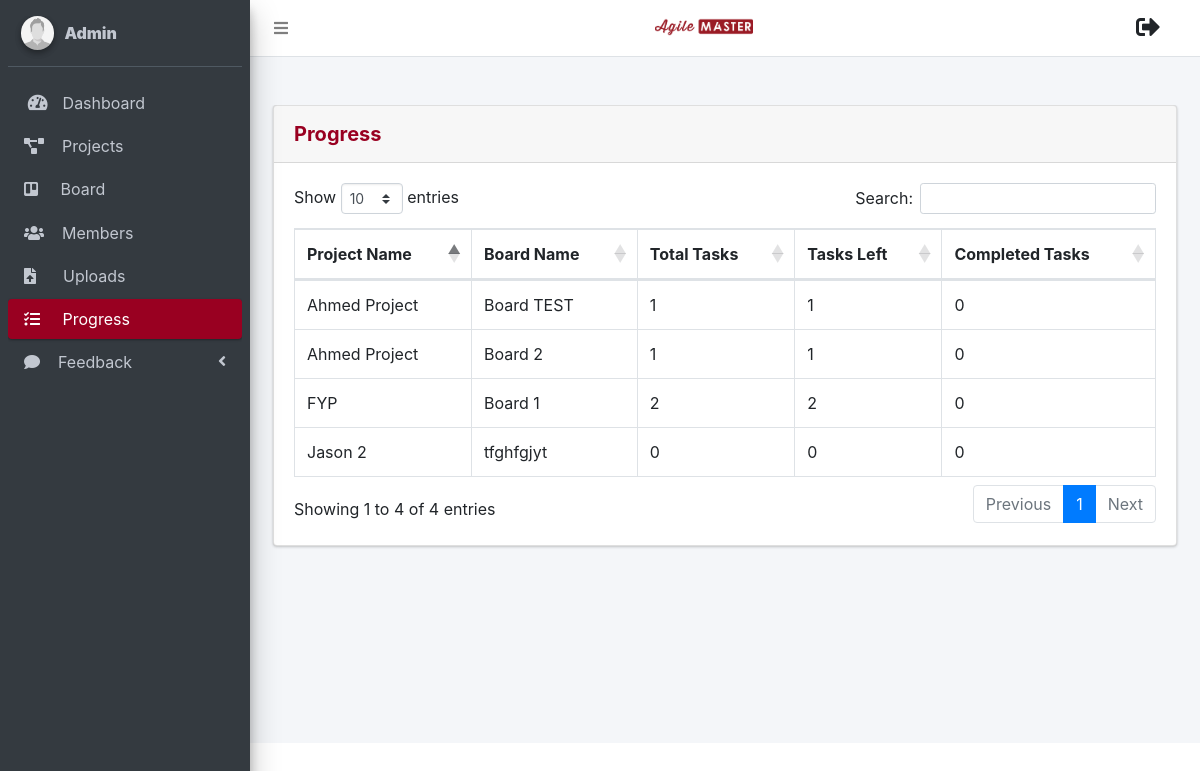
The app's page /admin/progress.php with its own data.
### tables this page shows
CREATE TABLE `board` (
  `board_id` int(11) NOT NULL,
  `project_id` int(11) NOT NULL,
  `board_name` varchar(255) NOT NULL,
  `date_time` datetime NOT NULL DEFAULT current_timestamp()
);

CREATE TABLE `project` (
  `project_id` int(11) NOT NULL,
  `project_name` varchar(255) NOT NULL,
  `project_description` text NOT NULL,
  `status` varchar(255) NOT NULL DEFAULT 'Active'
);

### helpers/module.php (called while the page is built, shortened)
<?php
function get_admin()
{
	global $conn;
	$result = mysqli_query($conn, "SELECT * FROM `admin`");
	return $result;
}
function getAllBoardsAdmin()
{
	global $conn;
	$result = mysqli_query($conn, "SELECT * FROM `board` NATURAL JOIN `project`");
	return $result;
}
function getTaskByBoard($board_id)
{
	global $conn;
	$result = mysqli_query($conn, "SELECT * FROM `task` NATURAL JOIN `board` WHERE `board_id` = '$board_id'");
	return $result;
}
function getNotDoneTask($board_id)
{
	global $conn;
	$result = mysqli_query($conn, "SELECT * FROM `task` NATURAL JOIN `board` WHERE `board_id` = '$board_id' AND `state` != 5");
	return $result;
}
function getDoneTask($board_id)
{
	global $conn;
	$result = mysqli_query($conn, "SELECT * FROM `task` NATURAL JOIN `board` WHERE `board_id` = '$board_id' AND `state` = 5");
	return $result;
}
?>

### admin/progress.php (the view, shortened to what this page needs)
<?php
include_once '../connection/dbconnection.php';
include_once '../helpers/module.php';
?>
<!DOCTYPE html>
<html>
<head>
	<?php include('../navigation/head.php');?>
</head>
<body class="hold-transition sidebar-mini layout-fixed">
<div class="wrapper">
	<?php include('../navigation/topbar_admin.php');?>
	<?php include('../navigation/progress_adminsidebar.php');?>
	<div class="content-wrapper">
		<br><br>
		<section class="content">
			<div class="container-fluid">
				<div class="card">
					<div class="card-header py-3">
						<h5 class="m-0 font-weight-bold " style="color: #990021;">Progress</h5>
					</div>
					<div class="card-body">
						<div class="table-responsive">
							<table class="table table-bordered" id="dataTable" width="100%" cellspacing="0">
								<thead>
									<tr>
										<th >Project Name</th>
                                        <th >Board Name</th>
                                        <th >Total Tasks</th>
                                        <th >Tasks Left</th>
                                        <th >Completed Tasks</th>
                                    </tr>
                                </thead>
                                <tbody>
                                    <?php
                                        $getAllBoardsAdmin = getAllBoardsAdmin();
                                        while($asRow = mysqli_fetch_array($getAllBoardsAdmin))
                                        {
                                    ?>
                                    <tr class='tbl-link' href="../upload/file_storage/">
                                        <td><?php echo $asRow['project_name']?></td>
								        <td><?php echo $asRow['board_name']?></td>
										<td>
                                            <?php
                                                $getTaskByBoard = getTaskByBoard($asRow['board_id']);
                                                $total_tasks = mysqli_num_rows($getTaskByBoard);
                                                echo $total_tasks;
                                            ?>
                                        </td>
										<td>
                                           <?php
                                                $getNotDoneTask = getNotDoneTask($asRow['board_id']);
                                                $total_task_not_done = mysqli_num_rows($getNotDoneTask);
                                                echo $total_task_not_done;
                                            ?>
                                        </td>
                                        <td>
                                            <?php
                                                $getDoneTask = getDoneTask($asRow['board_id']);
                                                $total_task_done = mysqli_num_rows($getDoneTask);
                                                echo $total_task_done;
                                            ?>
                                        </td>
                                    </tr>
                                    <?php
                                        }
                                    ?>
                                </tbody>
							</table>
						</div>
					</div>
				</div>
			</div>
		</section>
	</div>
</div>
</body>
</html>

### navigation/progress_adminsidebar.php (shortened to what this page needs)
<aside class="main-sidebar sidebar-dark-primary elevation-4">
	<div class="sidebar">
		<div class="user-panel mt-3 pb-3 mb-3 d-flex">
			<div class="image">
				<img src="../resources/images/user2-160x160.jpg" class="img-circle elevation-2" alt="User Image">
			</div>
			<div class="info">
				<a href="#" class="d-block">
					<strong>
                    <?php
                        $get_admin = get_admin();
                        $row = mysqli_fetch_array($get_admin);
                        echo '
                           <strong> '.$row["name"].' </strong>
                           <span class="carrot"></span>';
                    ?>
                </strong>
				</a>
			</div>
		</div>
		<nav class="mt-2" >
			<ul class="nav nav-pills nav-sidebar flex-column" data-widget="treeview" role="menu" data-accordion="false">
				<li class="nav-item has-treeview">
					<a href="dashboard.php" class="nav-link">
						<i class="nav-icon fas fa-tachometer-alt"></i>
						<p>
							&nbsp;Dashboard
						</p>
					</a>
				</li>
				<li class="nav-item">
					<a href="project.php" class="nav-link">
						<i class="fas fa-project-diagram"></i>
						<p>
							&nbsp;&nbsp;&nbsp;Projects
						</p>
					</a>
				</li>
				<li class="nav-item">
					<a href="board.php" class="nav-link">
						<i class="fab fa-trello"></i>
						<p>
							&nbsp;&nbsp;&nbsp;&nbsp;Board
						</p>
					</a>
				</li>
				<li class="nav-item">
					<a href="members.php" class="nav-link">
						<i class="fas fa-users"></i>
						<p>
							&nbsp;&nbsp;&nbsp;Members
						</p>
					</a>
				</li>
				<li class="nav-item">
					<a href="upload_files.php" class="nav-link">
						<i class="fas fa-file-upload"></i>
						<p>
							&nbsp;&nbsp;&nbsp;&nbsp;&nbsp;Uploads
						</p>
					</a>
				</li>
				<li class="nav-item">
					<a href="progress.php" class="nav-link active">
						<i class="fas fa-tasks"></i>
						<p>
							&nbsp;&nbsp;&nbsp;&nbsp;Progress
						</p>
					</a>
				</li>
				<li class="nav-item has-treeview">
					<a href="#" class="nav-link">
						<i class="fas fa-comment"></i>
						<p>
							&nbsp;&nbsp;&nbsp;Feedback
							<i class="fas fa-angle-left right"></i>
						</p>
					</a>
				</li>
				<br><br><br>
			</ul>
		</nav>
    </div>
</aside>

### dependencies/css/style.css (style rules this page uses)
body { font-family: "Open Sans", sans-serif; color: #444444; }
a { text-decoration: none; color: #990021; }
.card-header { width: 100%; padding: 10px 10px 0px 10px; box-sizing: border-box; border-radius: 3px; display: block; font-weight: bold; }
ul { list-style: none; margin: 0; padding: 0px; }
section { padding: 60px 0; overflow: hidden; position: relative; }

### records on screen
board: project.project_name "Jason 2", board_name "tfghfgjyt", total_tasks "0", total_task_not_done "0", total_task_done "0"
board: project.project_name "FYP", board_name "Board 1", total_tasks "2", total_task_not_done "2", total_task_done "0"
board: project.project_name "Ahmed Project", board_name "Board TEST", total_tasks "1", total_task_not_done "1", total_task_done "0"
board: project.project_name "Ahmed Project", board_name "Board 2", total_tasks "1", total_task_not_done "1", total_task_done "0"

### other values on screen
$row["name"] "Admin"
